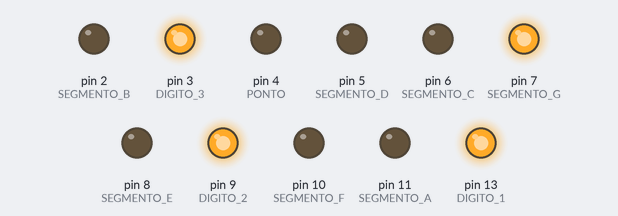
Simulated run of this sketch. Board: Arduino Uno, built with avr-gcc and run on an emulated ATmega328P. Shown: output pins drawn as LEDs (lit = HIGH).

Above: at 1.05 s.
At 1.35 s:
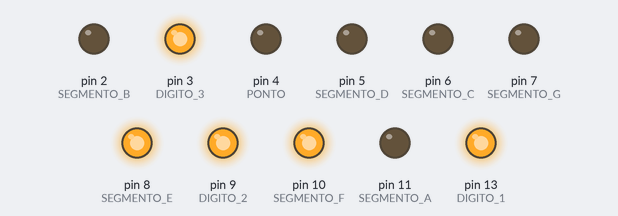
At 1.75 s:
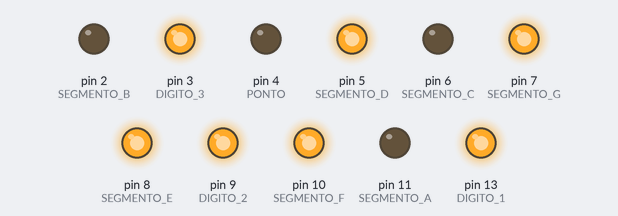
At 2.45 s:
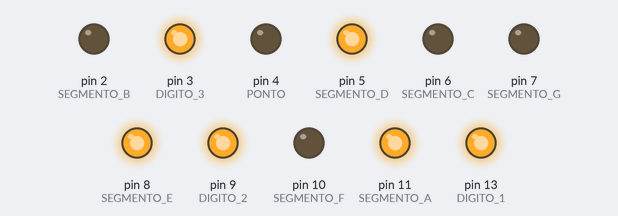
At 3.15 s:
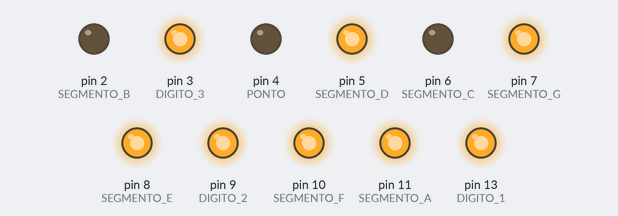
At 3.85 s:
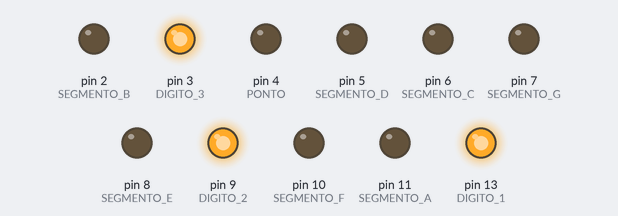
Timing chart, 0 to 4.2 s (numbered marks = the images above):
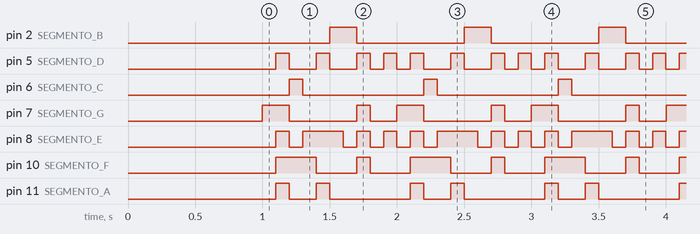

The sketch:

LCD3seg.ino
```cpp
#include <dht.h>

int DIGITO_1 = 13;
int SEGMENTO_A = 11;
int SEGMENTO_F = 10;
int DIGITO_2 = 9;
int SEGMENTO_E = 8;
int SEGMENTO_G = 7;
int SEGMENTO_C = 6;
int SEGMENTO_D = 5;
int PONTO = 4;
int DIGITO_3 = 3;
int SEGMENTO_B = 2;

int temp = 100;

void setup(){
  Serial.begin(9600);
  pinMode(DIGITO_1, OUTPUT);
  pinMode(DIGITO_2, OUTPUT);
  pinMode(DIGITO_3, OUTPUT);
  pinMode(PONTO, OUTPUT);
  pinMode(SEGMENTO_A, OUTPUT);
  pinMode(SEGMENTO_B, OUTPUT);
  pinMode(SEGMENTO_C, OUTPUT);
  pinMode(SEGMENTO_D, OUTPUT);
  pinMode(SEGMENTO_E, OUTPUT);
  pinMode(SEGMENTO_F, OUTPUT);
  pinMode(SEGMENTO_G, OUTPUT);
  digitalWrite(DIGITO_1, HIGH);
  digitalWrite(DIGITO_3, HIGH);
  digitalWrite(DIGITO_2, HIGH);
  delay(1000);//Aguarda 1 seg antes de acessar as informações do sensor
}

void loop(){

   ZERO();
  delay(temp);
   UM();

 delay(temp);
   DOIS();
 delay(temp);

   TRES();
  delay(temp);
   QUATRO();
  delay(temp);
   CINCO();
  delay(temp);
   SEIS();
  delay(temp);
   SETE();
  delay(temp);
   OITO();
   delay(temp);
   NOVE();
   delay(temp);

}


void ZERO()
{
   digitalWrite(SEGMENTO_A, LOW);
   digitalWrite(SEGMENTO_B, LOW);
   digitalWrite(SEGMENTO_C, LOW);
   digitalWrite(SEGMENTO_D, LOW);
   digitalWrite(SEGMENTO_E, LOW);
   digitalWrite(SEGMENTO_F, LOW);
   digitalWrite(SEGMENTO_G, HIGH);
}
void UM()
{
   digitalWrite(SEGMENTO_A, HIGH);
   digitalWrite(SEGMENTO_B, LOW);
   digitalWrite(SEGMENTO_C, LOW);
   digitalWrite(SEGMENTO_D, HIGH);
   digitalWrite(SEGMENTO_E, HIGH);
   digitalWrite(SEGMENTO_F, HIGH);
   digitalWrite(SEGMENTO_G, HIGH);
}
void DOIS()
{
   digitalWrite(SEGMENTO_A, LOW);
   digitalWrite(SEGMENTO_B, LOW);
   digitalWrite(SEGMENTO_C, HIGH);
   digitalWrite(SEGMENTO_D, LOW);
   digitalWrite(SEGMENTO_E, LOW);
   digitalWrite(SEGMENTO_F, HIGH);
   digitalWrite(SEGMENTO_G, LOW);

}
void TRES()
{
   digitalWrite(SEGMENTO_A, LOW);
   digitalWrite(SEGMENTO_B, LOW);
   digitalWrite(SEGMENTO_C, LOW);
   digitalWrite(SEGMENTO_D, LOW);
   digitalWrite(SEGMENTO_E, HIGH);
   digitalWrite(SEGMENTO_F, HIGH);
   digitalWrite(SEGMENTO_G, LOW);
}
void QUATRO()
{
   digitalWrite(SEGMENTO_A, HIGH);
   digitalWrite(SEGMENTO_B, LOW);
   digitalWrite(SEGMENTO_C, LOW);
   digitalWrite(SEGMENTO_D, HIGH);
   digitalWrite(SEGMENTO_E, HIGH);
   digitalWrite(SEGMENTO_F, LOW);
   digitalWrite(SEGMENTO_G, LOW);

}
void CINCO()
{
   digitalWrite(SEGMENTO_A, LOW);
   digitalWrite(SEGMENTO_B, HIGH);
   digitalWrite(SEGMENTO_C, LOW);
   digitalWrite(SEGMENTO_D, LOW);
   digitalWrite(SEGMENTO_E, HIGH);
   digitalWrite(SEGMENTO_F, LOW);
   digitalWrite(SEGMENTO_G, LOW);
}
void SEIS()
{
   digitalWrite(SEGMENTO_A, LOW);
   digitalWrite(SEGMENTO_B, HIGH);
   digitalWrite(SEGMENTO_C, LOW);
   digitalWrite(SEGMENTO_D, LOW);
   digitalWrite(SEGMENTO_E, LOW);
   digitalWrite(SEGMENTO_F, LOW);
   digitalWrite(SEGMENTO_G, LOW);
}
void SETE()
{   digitalWrite(SEGMENTO_A, LOW);
   digitalWrite(SEGMENTO_B, LOW);
   digitalWrite(SEGMENTO_C, LOW);
   digitalWrite(SEGMENTO_D, HIGH);
   digitalWrite(SEGMENTO_E, HIGH);
   digitalWrite(SEGMENTO_F, HIGH);
   digitalWrite(SEGMENTO_G, HIGH);

}
void OITO()
{
   digitalWrite(SEGMENTO_A, LOW);
   digitalWrite(SEGMENTO_B, LOW);
   digitalWrite(SEGMENTO_C, LOW);
   digitalWrite(SEGMENTO_D, LOW);
   digitalWrite(SEGMENTO_E, LOW);
   digitalWrite(SEGMENTO_F, LOW);
   digitalWrite(SEGMENTO_G, LOW);

}
void NOVE()
{   digitalWrite(SEGMENTO_A, LOW);
   digitalWrite(SEGMENTO_B, LOW);
   digitalWrite(SEGMENTO_C, LOW);
   digitalWrite(SEGMENTO_D, HIGH);
   digitalWrite(SEGMENTO_E, HIGH);
   digitalWrite(SEGMENTO_F, LOW);
   digitalWrite(SEGMENTO_G, LOW);

}
```

Measured:
- by itself, pin 2 (SEGMENTO_B): alternates HIGH for 0.20 s and LOW for 0.80 s
- by itself, pin 5 (SEGMENTO_D): repeats every 1.0 s: 2 × (LOW 0.20 s, HIGH 0.10 s), 2 × (LOW 0.10 s, HIGH 0.10 s)
- by itself, pin 6 (SEGMENTO_C): alternates HIGH for 0.10 s and LOW for 0.90 s
- by itself, pin 7 (SEGMENTO_G): repeats every 1.0 s: LOW 0.50 s, HIGH 0.10 s, LOW 0.20 s, HIGH 0.20 s
- by itself, pin 8 (SEGMENTO_E): repeats every 1.0 s: LOW 0.10 s, HIGH 0.30 s, 3 × (LOW 0.10 s, HIGH 0.10 s)
- by itself, pin 10 (SEGMENTO_F): repeats every 1.0 s: LOW 0.30 s, HIGH 0.10 s, LOW 0.30 s, HIGH 0.30 s
- by itself, pin 11 (SEGMENTO_A): repeats every 1.0 s: LOW 0.20 s, HIGH 0.10 s, LOW 0.60 s, HIGH 0.10 s
